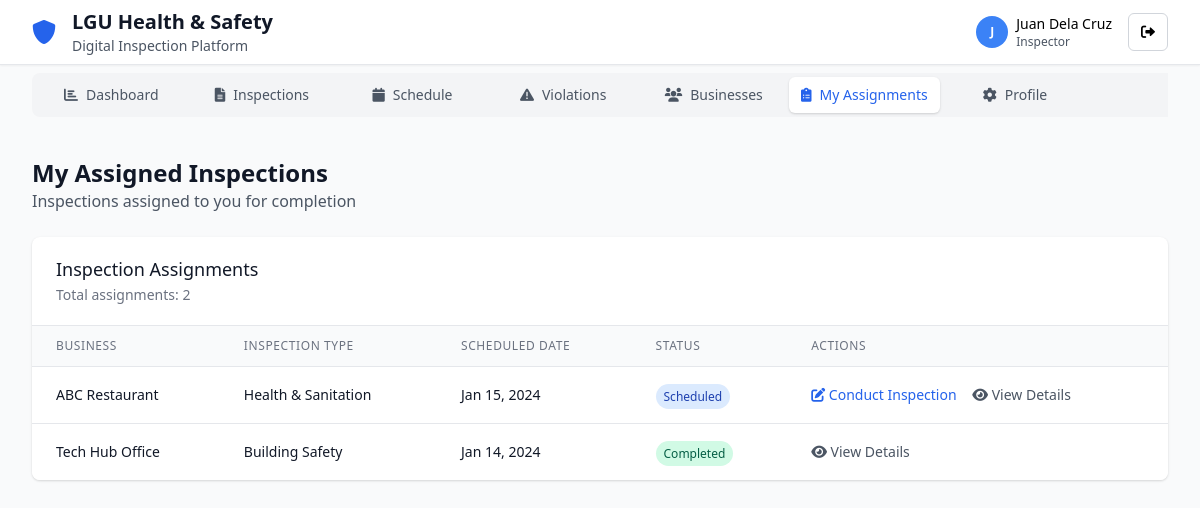
/admin/assigned_inspections.php (signed in), run on the app's committed database.
### tables this page shows
CREATE TABLE users (
    id INT PRIMARY KEY AUTO_INCREMENT,
    name VARCHAR(255) NOT NULL,
    email VARCHAR(255) UNIQUE NOT NULL,
    password VARCHAR(255) NOT NULL,
    role ENUM('super_admin', 'admin', 'inspector', 'business_owner', 'community_user') NOT NULL DEFAULT 'inspector',
    avatar VARCHAR(255) NULL,
    department VARCHAR(255) NULL,
    certification VARCHAR(255) NULL,
    created_at TIMESTAMP DEFAULT CURRENT_TIMESTAMP,
    updated_at TIMESTAMP DEFAULT CURRENT_TIMESTAMP ON UPDATE CURRENT_TIMESTAMP,
    INDEX idx_email (email),
    INDEX idx_role (role)
);

CREATE TABLE inspections (
    id INT PRIMARY KEY AUTO_INCREMENT,
    business_id INT NOT NULL,
    inspector_id INT NOT NULL,
    inspection_type_id INT NOT NULL,
    scheduled_date DATETIME NOT NULL,
    completed_date DATETIME NULL,
    status ENUM('scheduled', 'in_progress', 'completed', 'overdue') NOT NULL DEFAULT 'scheduled',
    priority ENUM('low', 'medium', 'high') NOT NULL DEFAULT 'medium',
    compliance_score INT NULL,
    total_violations INT DEFAULT 0,
    notes TEXT NULL,
    created_at TIMESTAMP DEFAULT CURRENT_TIMESTAMP,
    updated_at TIMESTAMP DEFAULT CURRENT_TIMESTAMP ON UPDATE CURRENT_TIMESTAMP,
    FOREIGN KEY (business_id) REFERENCES businesses(id) ON DELETE CASCADE,
    FOREIGN KEY (inspector_id) REFERENCES users(id) ON DELETE CASCADE,
    FOREIGN KEY (inspection_type_id) REFERENCES inspection_types(id) ON DELETE CASCADE,
    INDEX idx_business (business_id),
    INDEX idx_inspector (inspector_id),
    INDEX idx_status (status),
    INDEX idx_scheduled_date (scheduled_date)
);

CREATE TABLE businesses (
    id INT PRIMARY KEY AUTO_INCREMENT,
    name VARCHAR(255) NOT NULL,
    address TEXT NOT NULL,
    owner_id INT NULL,
    contact_number VARCHAR(20) NULL,
    email VARCHAR(255) NULL,
    business_type VARCHAR(100) NULL,
    registration_number VARCHAR(100) NULL,
    establishment_date DATE NULL,
    inspection_frequency ENUM('weekly', 'monthly', 'quarterly') DEFAULT 'monthly',
    last_inspection_date DATE NULL,
    next_inspection_date DATE NULL,
    is_compliant BOOLEAN DEFAULT TRUE,
    compliance_score INT DEFAULT 100,
    created_at TIMESTAMP DEFAULT CURRENT_TIMESTAMP,
    updated_at TIMESTAMP DEFAULT CURRENT_TIMESTAMP ON UPDATE CURRENT_TIMESTAMP,
    FOREIGN KEY (owner_id) REFERENCES users(id) ON DELETE SET NULL,
    INDEX idx_name (name),
    INDEX idx_business_type (business_type),
    INDEX idx_compliance (is_compliant),
    INDEX idx_next_inspection (next_inspection_date)
);

CREATE TABLE inspection_types (
    id INT PRIMARY KEY AUTO_INCREMENT,
    name VARCHAR(100) NOT NULL,
    description TEXT NULL,
    created_at TIMESTAMP DEFAULT CURRENT_TIMESTAMP,
    UNIQUE KEY unique_name (name)
);

### admin/assigned_inspections.php (the view, shortened to what the rows shown need)
<?php
require_once '../models/Inspection.php';
require_once '../models/User.php';
$database = new Database();
$db = $database->getConnection();
$inspection = new Inspection($db);
$inspections = $inspection->readByInspector($_SESSION['user_id']);
?>
<!DOCTYPE html>
<html lang="en">
<head>
    <link href="https://cdnjs.cloudflare.com/ajax/libs/font-awesome/6.0.0/css/all.min.css" rel="stylesheet">
    <link href="https://cdn.jsdelivr.net/npm/tailwindcss@2.2.19/dist/tailwind.min.css" rel="stylesheet">
</head>
<body class="bg-gray-50 min-h-screen">
    <?php include '../includes/navigation.php'; ?>
    <main class="max-w-7xl mx-auto px-4 sm:px-6 lg:px-8 py-8">
        <div class="mb-6">
            <h1 class="text-2xl font-bold text-gray-900">My Assigned Inspections</h1>
        </div>
        <?php if ($inspections->rowCount() > 0): ?>
        <div class="bg-white shadow overflow-hidden sm:rounded-lg">
            <div class="border-t border-gray-200">
                <div class="overflow-x-auto">
                    <table class="min-w-full divide-y divide-gray-200">
                        <thead class="bg-gray-50">
                            <tr>
                                <th class="px-6 py-3 text-left text-xs font-medium text-gray-500 uppercase tracking-wider">
                                    Business
                                </th>
                                <th class="px-6 py-3 text-left text-xs font-medium text-gray-500 uppercase tracking-wider">
                                    Inspection Type
                                </th>
                                <th class="px-6 py-3 text-left text-xs font-medium text-gray-500 uppercase tracking-wider">
                                    Scheduled Date
                                </th>
                                <th class="px-6 py-3 text-left text-xs font-medium text-gray-500 uppercase tracking-wider">
                                    Status
                                </th>
                                <th class="px-6 py-3 text-left text-xs font-medium text-gray-500 uppercase tracking-wider">
                                    Actions
                                </th>
                            </tr>
                        </thead>
                        <tbody class="bg-white divide-y divide-gray-200">
                            <?php while ($row = $inspections->fetch(PDO::FETCH_ASSOC)): ?>
                            <tr>
                                <td class="px-6 py-4 whitespace-nowrap">
                                    <div class="text-sm font-medium text-gray-900"><?php echo $row['business_name']; ?></div>
                                </td>
                                <td class="px-6 py-4 whitespace-nowrap">
                                    <div class="text-sm text-gray-900"><?php echo $row['inspection_type']; ?></div>
                                </td>
                                <td class="px-6 py-4 whitespace-nowrap">
                                    <div class="text-sm text-gray-900">
                                        <?php echo date('M j, Y', strtotime($row['scheduled_date'])); ?>
                                    </div>
                                </td>
                                <td class="px-6 py-4 whitespace-nowrap">
                                    <span class="px-2 py-1 text-xs font-medium rounded-full
                                        <?php
                                        switch($row['status']) {
                                            case 'scheduled': echo 'bg-blue-100 text-blue-800'; break;
                                            case 'completed': echo 'bg-green-100 text-green-800'; break;
                                        }
                                        ?>">
                                        <?php echo ucfirst(str_replace('_', ' ', $row['status'])); ?>
                                    </span>
                                </td>
                                <td class="px-6 py-4 whitespace-nowrap text-sm font-medium">
                                    <?php if ($row['status'] === 'scheduled' || $row['status'] === 'in_progress'): ?>
                                    <a href="inspection_form.php?id=<?php echo $row['id']; ?>"
                                       class="text-blue-600 hover:text-blue-900 mr-3">
                                        <i class="fas fa-edit"></i> Conduct Inspection
                                    </a>
                                    <?php endif; ?>
                                    <a href="inspection_form.php?id=<?php echo $row['id']; ?>&view=true"
                                       class="text-gray-600 hover:text-gray-900">
                                        <i class="fas fa-eye"></i> View Details
                                    </a>
                                </td>
                            </tr>
                            <?php endwhile; ?>
                        </tbody>
                    </table>
                </div>
            </div>
        </div>
        <?php endif; ?>
    </main>
</body>
</html>

### includes/navigation.php (shortened to what the rows shown need)
<?php
require_once '../models/User.php';
if (isset($_SESSION['user_id'])) {
    $database = new Database();
    $db = $database->getConnection();
    $user = new User($db);
    $user->id = $_SESSION['user_id'];
    $user->readOne();
}
?>
<header class="bg-white shadow-sm border-b">
    <div class="max-w-7xl mx-auto px-4 sm:px-6 lg:px-8">
        <div class="flex justify-between items-center h-16">
            <div class="flex items-center space-x-2 sm:space-x-4 min-w-0 flex-1">
                <div class="min-w-0 flex-1">
                    <h1 class="text-sm sm:text-xl font-bold text-gray-900 truncate">LGU Health & Safety</h1>
                </div>
            </div>
            <div class="flex items-center space-x-1 sm:space-x-4 flex-shrink-0">
                <?php if (isset($_SESSION['user_id'])): ?>
                <div class="flex items-center space-x-2">
                    <div class="w-8 h-8 bg-blue-500 rounded-full flex items-center justify-center text-white text-xs font-bold">
                        <?php echo substr($user->name, 0, 1); ?>
                    </div>
                    <div class="hidden lg:block">
                        <p class="text-sm font-medium"><?php echo $user->name; ?></p>
                        <p class="text-xs text-gray-600"><?php echo ucfirst(str_replace('_', ' ', $user->role)); ?></p>
                    </div>
                </div>
                <?php if ($user->role == 'admin' || $user->role == 'super_admin' || $user->role == 'inspector'): ?>
                <a href="admin_logout.php" class="bg-white border border-gray-300 rounded-md px-3 py-2 text-sm">
                    <i class="fas fa-sign-out-alt"></i>
                </a>
                <?php else: ?>
                <a href="user_logout.php" class="bg-white border border-gray-300 rounded-md px-3 py-2 text-sm">
                    <i class="fas fa-sign-out-alt"></i>
                </a>
                <?php endif; ?>
                <?php else: ?>
                <a href="public_login.php" class="bg-blue-600 text-white rounded-md px-4 py-2 text-sm hover:bg-blue-700">
                    Login
                </a>
                <?php endif; ?>
            </div>
        </div>
    </div>
</header>

### data on the page
users: name "J", name "Juan Dela Cruz", role "Inspector"
inspections: business.name "ABC Restaurant", inspection_type.name "Health & Sanitation", scheduled_date "Jan 15, 2024", status "Scheduled"
inspections: business.name "Tech Hub Office", inspection_type.name "Building Safety", scheduled_date "Jan 14, 2024", status "Completed"

### other printed values
$inspections->rowCount() "2"
